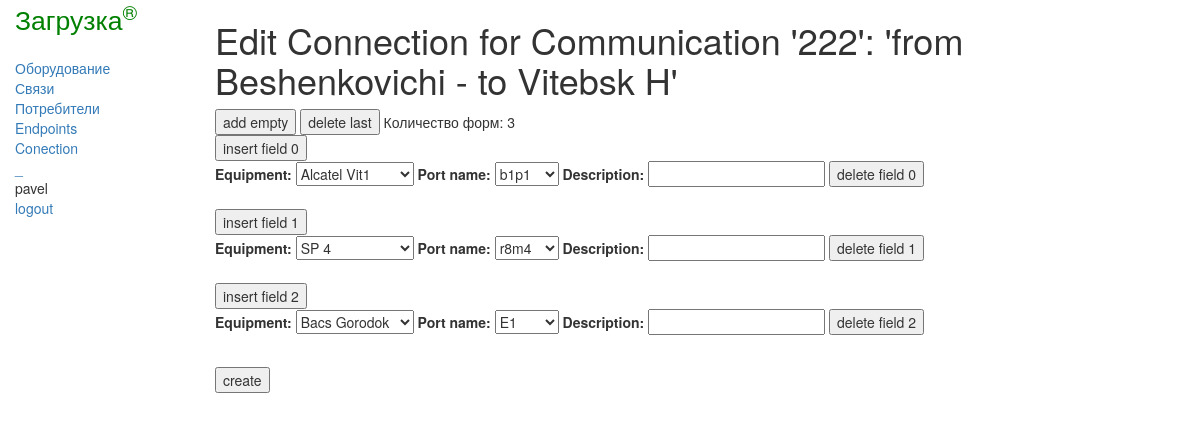
Screenshot of /register/communication/5/connections_edit (signed in) with the database file from the repository.
### register/models.py (models this page shows, shortened)
class Communication(models.Model):
    service_status_choices = [
        ('E', 'enabled'),
        ('D', 'disabled')
    ]
    name = models.CharField(max_length=150)
    direction_from = models.ForeignKey(EndPoint, on_delete=models.RESTRICT, related_name='direction_from')
    direction_to = models.ForeignKey(EndPoint, on_delete=models.RESTRICT, related_name='direction_to')
    consumer = models.ForeignKey(Consumer, on_delete=models.RESTRICT, related_name='communications')
    service_status = models.CharField(max_length=1, choices=service_status_choices, default='E')
    create_date = models.DateTimeField(auto_now_add=True)
    note = models.TextField(null=True, blank=True)
    class Meta:
        unique_together = ('name', 'direction_from', 'direction_to', 'consumer')
    def __str__(self):
        return f"Communication '{self.name}': 'from {self.direction_from} - to {self.direction_to}'"

class EndPoint(models.Model):
    name = models.CharField(max_length=100)
    code = models.CharField(max_length=100, null=True, blank=True)
    note = models.TextField(null=True, blank=True)
    def __str__(self):
        return f"{self.name}"

class Port(models.Model):
    media_type_choices = [
        ('E', 'electrical'),
        ('O', 'optical'),
        ('V', 'virtual')
    ]
    equipment = models.ForeignKey('Equipment', on_delete=models.RESTRICT, related_name='ports', blank=True)
    interface_type = models.ForeignKey('InterfaceType', on_delete=models.RESTRICT, related_name='ports')
    media_type = models.CharField(max_length=1, choices=media_type_choices, default='E')
    port_name = models.CharField(max_length=15, blank=True)
    note = models.TextField(null=True, blank=True)
    connected_to = models.OneToOneField('Port', on_delete=models.RESTRICT, related_name='connected_from', blank=True, null=True)
    communication = models.ForeignKey('Communication', on_delete=models.RESTRICT, null=True, blank=True, related_name='ports')
    def __str__(self):
        return f"{self.port_name}"

### register/views.py (the view, shortened to what this page needs)
# urls.py: path('communication/<pk>/connections_edit', views.connections_edit, name='connections_edit'),
def connections_edit(request, pk):
    communication = Communication.objects.get(pk=pk)  # Получение записи, для которой выводится список коннекций.
    connection_ports = get_port_set_for_communication(communication)
    my_formset = None
    if request.method == "GET":
        my_formset = CustomFormset(PortModelForm,
                                   request.POST,
                                   initial_data={'equipment': [port.equipment.id for port in connection_ports],
                                                 'port_name': [port.id for port in connection_ports]},
                                   )
    context = {
        'communication': communication,
        'formset': my_formset,
        'num_forms': len(my_formset),
    }
    return render(request, 'communication_ports.html', context=context)

### register/forms.py (called while the page is built)
    def port_queryset(self):
        equipment_id = self.initial.get('equipment') or self.data.get('equipment')
        port_name = self.initial.get('port_name') or self.data.get('port_name')
        if equipment_id and port_name:
            return Port.objects.filter(id=port_name).all()
        if equipment_id:
            return Port.objects.filter(equipment__exact=equipment_id).filter(communication__isnull=True).filter(connected_to=None).filter(connected_from=None).all()
        else:
            return Port.objects.none()

    def __iter__(self):
        return iter(self.forms)

    def __getitem__(self, index):
        return self.forms[index]

    def __len__(self):
        return len(self.forms)

    def get_form_fields(self):
        form_fields = None
        look_for_fields = ['fields', 'form_fields', 'declared_fields', 'base_fields']
        for field_name in look_for_fields:
            if self.form_class.__dict__.get(field_name):
                form_fields = self.form_class.__dict__.get(field_name)
                break
        if form_fields:
            return form_fields
        raise AttributeError("'%s' has no declared fields." % self.form_class.__name__)

    def get_management_form(self):
        if 'num_of_forms' in self.request_post:
            form = ManagementForm(self.request_post)
            form.full_clean()
            return form
        form = ManagementForm(data={
            'num_of_forms': '0',
        })
        form.full_clean()
        return form

    def update_management_form(self):
        return ManagementForm(data={
            'num_of_forms': self.num_of_forms,
        })

    def get_form_kwargs(self, index, delete_index=None):
        if delete_index is not None:
            if index >= delete_index:
                index += 1
        form_kwargs = {}
        if self.initial_data:
            form_kwargs.update({field_name: self.request_post[field_name][index] for field_name in self.initial_data})
            return form_kwargs
        for field in self.form_fields:
            field_list = self.request_post.getlist(field)
            if field_list and index < len(field_list):
                form_kwargs[field] = field_list[index]
        return form_kwargs

    def create_form(self, initial=None, data=None, auto_id=None, index=None):
        form = self.form_class(initial=initial,
                               data=data,
                               auto_id=auto_id)
        form.index = index
        return form

### register/templates/communication_ports.html (shortened to what this page needs)
{% extends "base_generic.html" %}
{% block content %}
<h1>Edit Connection for {{ communication }}</h1>
<form method="post">{% csrf_token %}
    <input type="submit" name="add_field" value="add empty">
    <input type="submit" name="delete_last" value="delete last">
    {% if formset %}
        Количество форм:  {{ num_forms }}
        {% for form in formset %}
            <div class="form_instance">
                <div><input type="submit" name="add-{{ form.index }}" value="insert field {{ form.index }}"></div>
                <div>{{ form }}<input type="submit" name="delete-{{ form.index }}" value="delete field {{ form.index }}"></div>
            </div>
        <br>
        {% endfor %}
    {% endif %}
    <input type="submit" name="submit" value="create">
</form>
{% endblock %}

### register/templates/base_generic.html (shortened to what this page needs)
<!DOCTYPE html>
<html lang="en">
    <head>
        <link rel="stylesheet" href="https://maxcdn.bootstrapcdn.com/bootstrap/3.3.7/css/bootstrap.min.css">
        {% load static %}
        <link rel="stylesheet" href="{% static 'css/styles.css' %}">
    </head>
    <body>
        <div class="container-fluid">
            <div class="row">
                <div class="col-sm-2">
                    <a href="{% url 'index' %}"><span class="logo">Загрузка<sup>&reg;</sup></span></a>
                    {% block sidebar %}
                        <ul class="sidebar-nav">
                            <li><a href="{% url 'equipments' %}">Оборудование</a></li>
                            <li><a href="{% url 'communications' %}">Связи</a></li>
                            <li><a href="{% url 'consumers' %}">Потребители</a></li>
                            <li><a href="{% url 'endpoints' %}">Endpoints</a></li>
                            <li><a href="{% url 'connection_form' %}">Conection</a></li>
                            <li><a href="">_</a></li>
                            {% if user.is_authenticated %}
                                <li>{{ user.get_username }}</li>
                                <li><a href="{% url 'logout' %}?next={{request.path}}">logout</a></li>
                            {% else %}
                                <li><li><a href="{% url 'login' %}?next={{request.path}}">login</a></li></li>
                            {% endif %}
                        </ul>
                    {% endblock %}
                </div>
                <div class="col-sm-10">
                    {% if user.is_authenticated %}
                        {% block content %}{% endblock %}
                    {% else %}
                        <p>Please, login!</p>
                        {% block login %}{% endblock %}
                    {% endif %}
                </div>
            </div>
        </div>
    </body>
</html>

### register/static/css/styles.css (style rules this page uses)
.sidebar-nav { margin-top: 20px; padding: 0; list-style: none; }
span.logo { font-size: 1.9em; color: green; }

### rows the page displays
Communication: name+direction_from+direction_to "Communication '222': 'from Beshenkovichi - to Vitebsk H'"
Port: formset "Alcatel Vit1" "SP 4" "Bacs Gorodok" "E1"
Port: formset "b1p1"
Port: formset "r8m4"

### other values shown
{{ user.get_username }} "pavel"
{{ num_forms }} "3"
